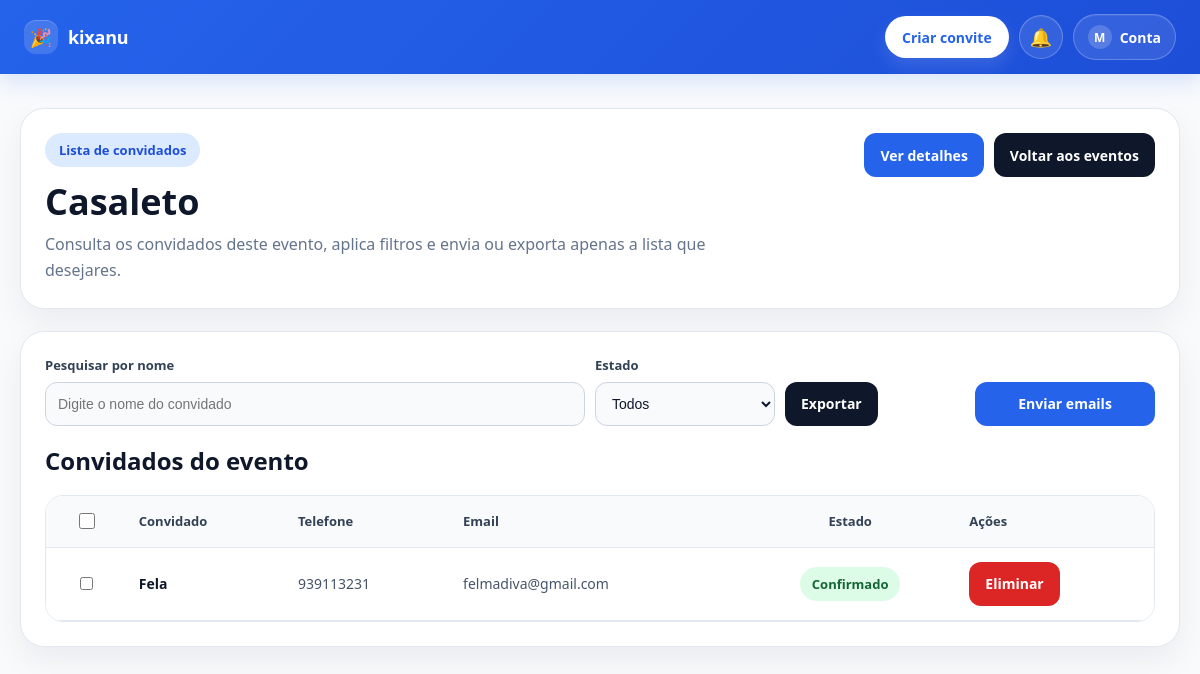
The page /event/24/guests/ (signed in) on the database as committed earlier.
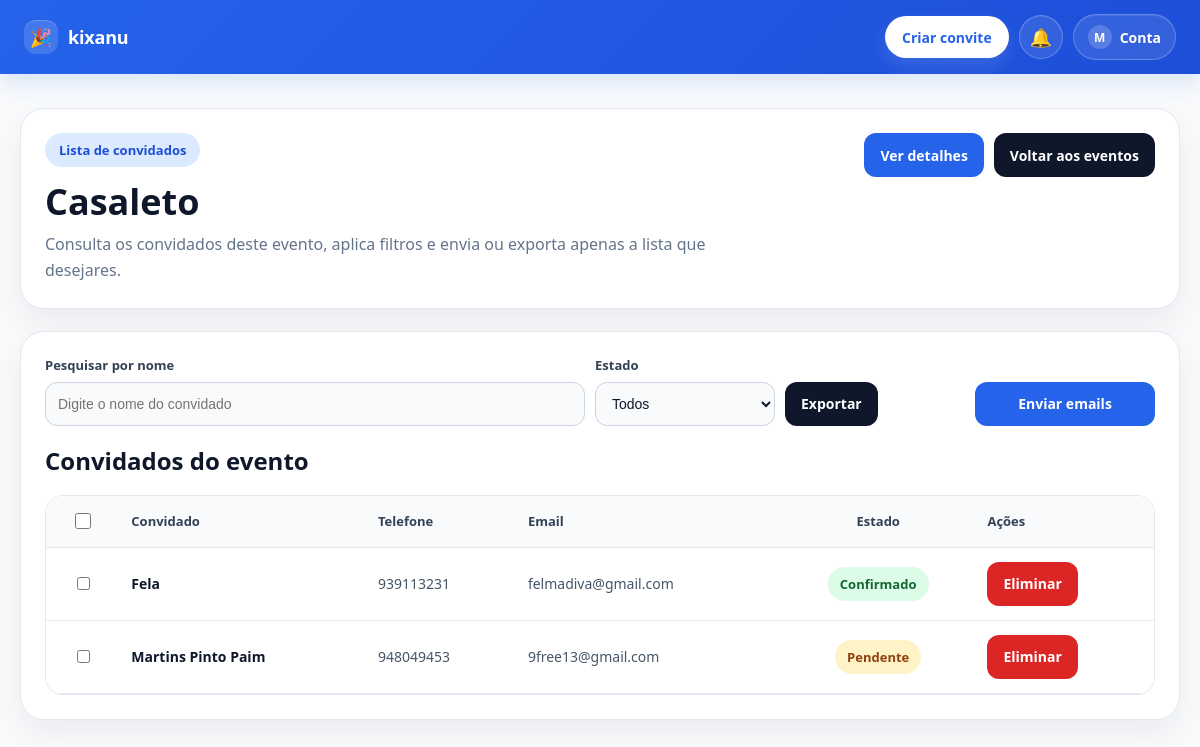
The same page on the database as committed later.
### guests/models.py (models this page shows, shortened)
class Guest(models.Model):
    STATUS_CHOICES = [
        ('pendente', 'Pendente'),
        ('confirmado', 'Confirmado'),
        ('recusado', 'Recusado'),
    ]
    event = models.ForeignKey('events.Event', on_delete=models.CASCADE)
    full_name = models.CharField(max_length=255)
    phone = models.CharField(max_length=50, blank=True, null=True)
    email = models.EmailField(blank=True, null=True)
    token = models.UUIDField(default=uuid.uuid4, unique=True, editable=False)
    slug = models.SlugField(max_length=255, unique=True, blank=True, null=True)
    status = models.CharField(max_length=20, choices=STATUS_CHOICES, default='pendente')
    qr_code = models.ImageField(upload_to='qr_codes/', blank=True, null=True)
    companion_name = models.CharField(max_length=255, blank=True, null=True)
    checked_in = models.BooleanField(default=False)
    checked_in_at = models.DateTimeField(blank=True, null=True)

### events/views.py (the view)
# urls.py: path('<int:event_id>/guests/', views.event_guests, name='event_guests'),
@login_required
def event_guests(request, event_id):
    event = get_object_or_404(Event, id=event_id)
    if event.owner != request.user:
        messages.error(request, "Não tens permissão para ver os convidados deste evento.")
        return redirect('event_list')
    guests, status_filter, companion_filter, search_query = _get_filtered_guests(request, event)
    context = {
        'event': event,
        'guests': guests,
        'status_filter': status_filter,
        'companion_filter': companion_filter,
        'search_query': search_query,
    }
    return render(request, 'events/event_guests.html', context)

### events/views.py (called while the page is built, shortened)
def _get_filtered_guests(request, event):
    guests = Guest.objects.filter(event=event)
    status_filter = request.GET.get('status', '').strip()
    companion_filter = request.GET.get('companion', '').strip()
    search_query = request.GET.get('q', '').strip()
    if status_filter in ['confirmado', 'pendente', 'recusado']:
        guests = guests.filter(status=status_filter)
    if companion_filter == 'with':
        guests = guests.exclude(companion_name__isnull=True).exclude(companion_name__exact='')
    if search_query and companion_filter != 'without':
        guests = guests.filter(full_name__icontains=search_query)
    guests = guests.order_by('full_name').distinct()
    return guests, status_filter, companion_filter, search_query

### notifications/context_processors.py (called while the page is built)
def notification_count(request):
    if request.user.is_authenticated:
        notifications = Notification.objects.filter(
            user=request.user
        ).order_by('-created_at')
        unread_count = notifications.filter(is_read=False).count()
    else:
        notifications = Notification.objects.none()
        unread_count = 0
    return {
        'unread_notifications_count': unread_count,
        'notifications': notifications,
    }

### events/templates/events/event_guests.html (shortened to what the changed rows need)
{% extends "base.html" %}
{% block content %}
<div class="guests-wrapper">
    <div class="hero-card">
        <div class="hero-top">
            <div>
                <h1 class="hero-title">{{ event.name }}</h1>
            </div>
        </div>
    </div>
    <div class="table-card">
        <div class="table-toolbar">
            <h2 class="section-title">Convidados do evento</h2>
        </div>
        {% if guests %}
            <div class="table-wrap">
                <table>
                    <thead>
                        <tr>
                            <th class="center">
                                <span class="select-header">
                                    <input type="checkbox" id="masterCheckbox" class="select-master" onclick="toggleAllSelection(this)">
                                </span>
                            </th>
                            <th>Convidado</th>
                            <th>Telefone</th>
                            <th>Email</th>
                            <th class="center">Estado</th>
                            <th>Ações</th>
                        </tr>
                    </thead>
                    <tbody>
                        {% for guest in guests %}
                            <tr>
                                <td class="center">
                                    <input type="checkbox" class="guest-checkbox" value="{{ guest.id }}">
                                </td>
                                <td class="name-cell">{{ guest.full_name }}</td>
                                <td>{{ guest.phone|default:"Não informado" }}</td>
                                <td>{{ guest.email|default:"Não informado" }}</td>
                                <td class="center">
                                    {% if guest.status == 'confirmado' %}
                                        <span class="status confirmado">Confirmado</span>
                                    {% elif guest.status == 'recusado' %}
                                        <span class="status recusado">Recusado</span>
                                    {% else %}
                                        <span class="status pendente">Pendente</span>
                                    {% endif %}
                                </td>
                                <td>
                                    <div class="actions-cell">
                                        <a href="{% url 'delete_guest' guest.id %}"
                                           class="btn danger"
                                           onclick="return confirm('Tens a certeza que queres eliminar este convidado?');">
                                            Eliminar
                                        </a>
                                    </div>
                                </td>
                            </tr>
                        {% endfor %}
                    </tbody>
                </table>
            </div>
        {% else %}
            <div class="empty-box">
                Nenhum convidado encontrado com os filtros aplicados.
            </div>
        {% endif %}
    </div>
</div>
{% endblock %}

Rows that differ between the two databases and show on the page:
added Guest: full_name "Martins Pinto Paim", phone "948049453", email "9free13@gmail.com", status "Pendente"
